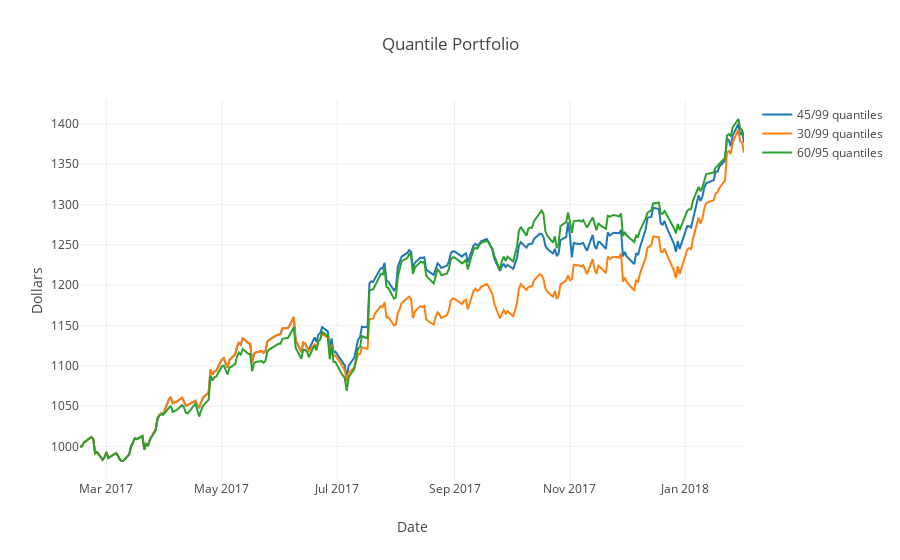

Source (notebook cell):
### Markdown cell above
Great.  One scatter plot.  Now plot again, but plot three different sets of quantiles, and label each accordingly.  We want to be able to see how our choices performed.

### Code cell
# Like the above, but with three sets of data overlaid:

trace0 = go.Scatter(x = df2["Date"], y = value2[1:] , mode = "lines", name = "45/99 quantiles")
trace1 = go.Scatter(x = df3["Date"], y = value3[1:] , mode = "lines", name = "30/99 quantiles")
trace2 = go.Scatter(x = df4["Date"], y = value4[1:] , mode = "lines", name = "60/95 quantiles")

data = [trace0, trace1, trace2]
layout = go.Layout(title = "Quantile Portfolio", xaxis = dict(title = "Date"), yaxis = dict(title = "Dollars"))
fig = go.Figure(data = data, layout = layout)
plotly.offline.iplot(fig, filename = "line-mode")

### Figure 1 — Plotly figure (JSON) as saved in the notebook; plotly's stock layout.template omitted (floating-point values rounded to 4 significant figures; data arrays with more than 128 entries replaced by an {"elided": "..."} marker saying what was removed)
{"data": [{"mode": "lines", "name": "45/99 quantiles", "type": "scatter", "x": {"elided": "243 str values"}, "y": {"elided": "243 float values"}}, {"mode": "lines", "name": "30/99 quantiles", "type": "scatter", "x": {"elided": "243 str values"}, "y": {"elided": "243 float values"}}, {"mode": "lines", "name": "60/95 quantiles", "type": "scatter", "x": {"elided": "243 str values"}, "y": {"elided": "243 float values"}}], "layout": {"title": "Quantile Portfolio", "xaxis": {"title": "Date"}, "yaxis": {"title": "Dollars"}}}
